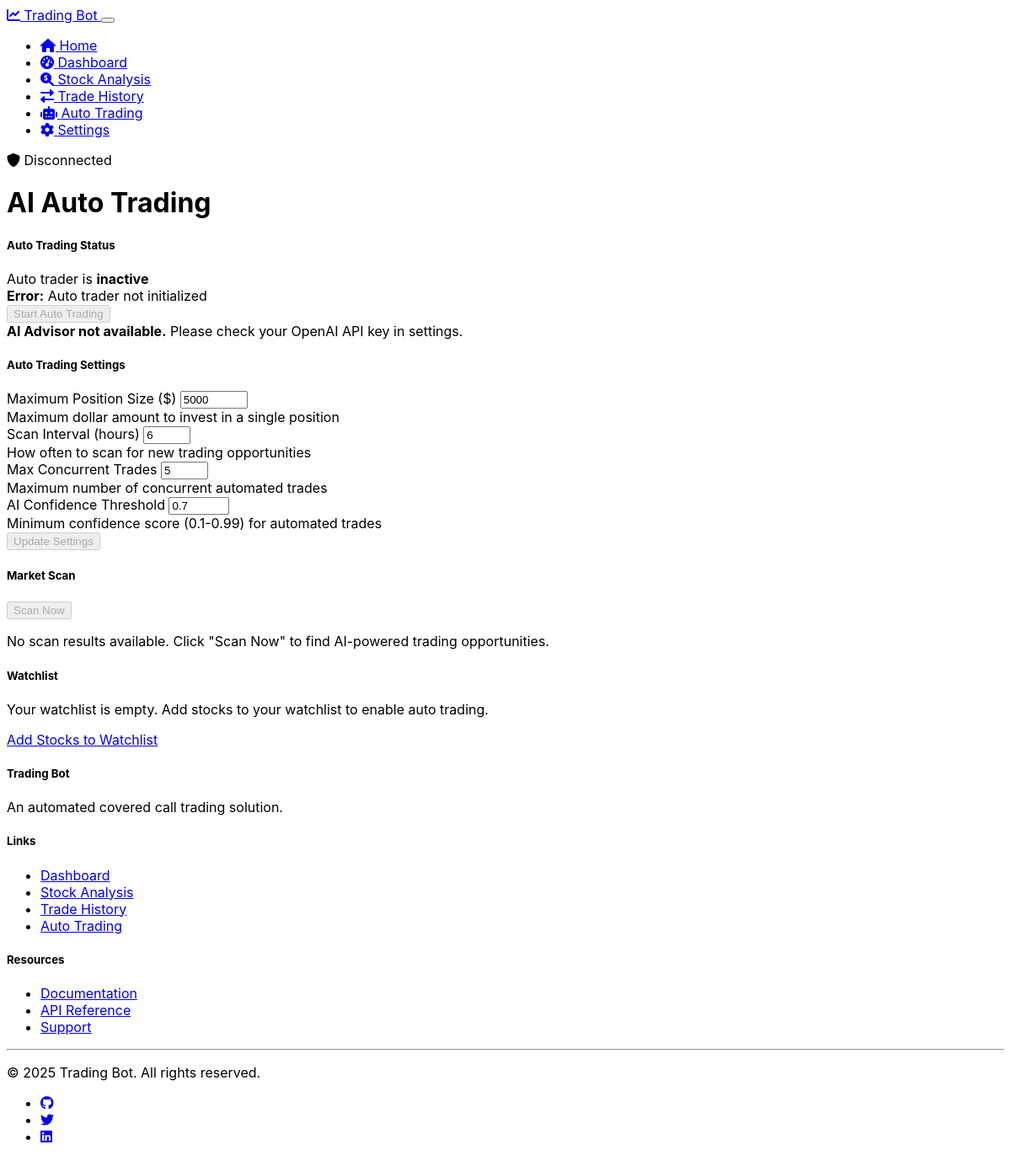
The page /auto-trading on the database as committed earlier.
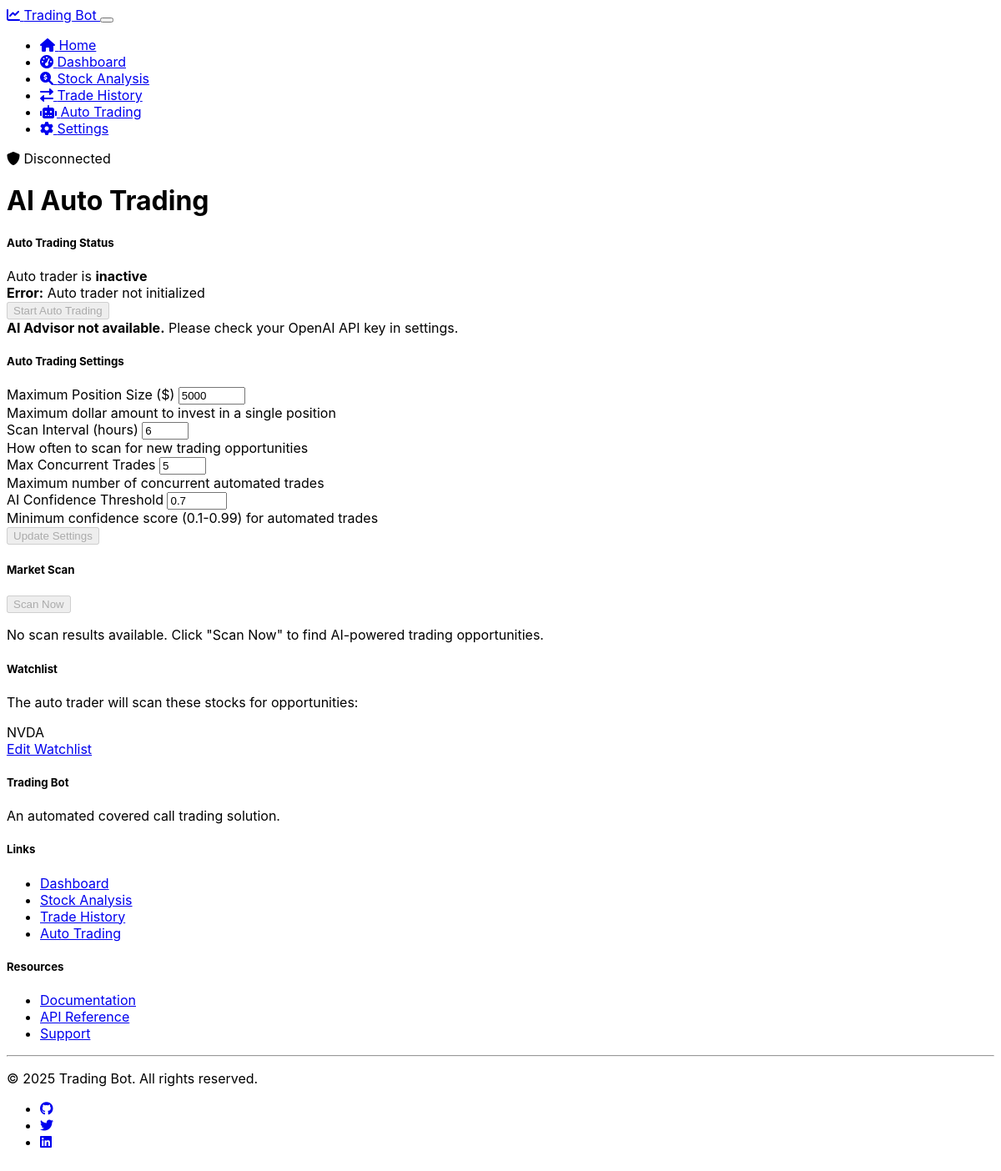
The same page on the database as committed later.
### models.py (models this page shows, shortened)
class WatchlistItem(db.Model):
    id = db.Column(db.Integer, primary_key=True)
    symbol = db.Column(db.String(10), nullable=False, unique=True)
    added_at = db.Column(db.DateTime, default=datetime.now)
    notes = db.Column(db.Text, nullable=True)

### app.py (the view)
@app.route('/auto-trading')
def auto_trading():
    status = {}
    ai_status = {}
    scan_results = []
    watchlist = []
    try:
        watchlist = WatchlistItem.query.all()
        if auto_trader:
            status = auto_trader.get_status()
            if ai_advisor:
                ai_status = {
                    'is_available': ai_advisor.is_available(),
                    'api_key_set': bool(ai_advisor.api_key)
                }
        else:
            status = {
                'is_enabled': False,
                'error': 'Auto trader not initialized'
            }
            ai_status = {
                'is_available': ai_advisor.is_available() if ai_advisor else False,
                'api_key_set': bool(ai_advisor.api_key) if ai_advisor else False
            }
    except Exception as e:
        logger.error(f"Error getting auto trading status: {str(e)}")
        flash(f"Error getting auto trading status: {str(e)}", 'danger')
    return render_template(
        'auto_trading.html',
        status=status,
        ai_status=ai_status,
        scan_results=scan_results,
        watchlist=watchlist
    )

### templates/auto_trading.html (shortened to what this page needs)
{% extends 'layout.html' %}
{% block content %}
<div class="container">
    <h1 class="mb-4">AI Auto Trading</h1>
    <div class="row">
        <div class="col-md-6">
            <div class="card mb-4">
                <div class="card-header">
                    <h5 class="card-title mb-0">Auto Trading Status</h5>
                </div>
                <div class="card-body">
                    {% if status and status.get('is_enabled') %}
                        <div class="alert alert-success" role="alert">
                            <i class="bi bi-robot"></i> Auto trader is <strong>active</strong>
                        </div>
                        <p>
                            <strong>Running since:</strong> {{ status.get('running_since', 'Unknown') }}<br>
                            <strong>Next scan:</strong> {{ status.get('next_scan_time', 'Not scheduled') }}<br>
                            <strong>Trades executed:</strong> {{ status.get('trades_executed', 0) }}
                        </p>
                        <form action="{{ url_for('stop_auto_trading') }}" method="post">
                            <button type="submit" class="btn btn-danger">
                                <i class="bi bi-stop-circle"></i> Stop Auto Trading
                            </button>
                        </form>
                    {% else %}
                        <div class="alert alert-secondary" role="alert">
                             Auto trader is <strong>inactive</strong>
                        </div>
                        {% if status.get('error') %}
                            <div class="alert alert-warning" role="alert">
                                <strong>Error:</strong> {{ status.get('error') }}
                            </div>
                        {% endif %}
                        <form action="{{ url_for('start_auto_trading') }}" method="post">
                            <button type="submit" class="btn btn-primary" {% if not ai_status.get('is_available') %}disabled{% endif %}>
                                 Start Auto Trading
                            </button>
                        </form>
                        {% if not ai_status.get('is_available') %}
                            <div class="alert alert-warning mt-3" role="alert">
                                <strong>AI Advisor not available.</strong> Please check your OpenAI API key in settings.
                            </div>
                        {% endif %}
                    {% endif %}
                </div>
            </div>
            <div class="card mb-4">
                <div class="card-header">
                    <h5 class="card-title mb-0">Auto Trading Settings</h5>
                </div>
                <div class="card-body">
                    <form action="{{ url_for('update_auto_trading_settings') }}" method="post">
                        <div class="mb-3">
                            <label for="max_position_size" class="form-label">Maximum Position Size ($)</label>
                            <input type="number" class="form-control" id="max_position_size" name="max_position_size"
                                   value="{{ status.get('settings', {}).get('max_position_size', 5000) }}"
                                   min="100" max="50000" step="100">
                            <div class="form-text">Maximum dollar amount to invest in a single position</div>
                        </div>
                        <div class="mb-3">
                            <label for="scan_interval_hours" class="form-label">Scan Interval (hours)</label>
                            <input type="number" class="form-control" id="scan_interval_hours" name="scan_interval_hours"
                                   value="{{ status.get('settings', {}).get('scan_interval_hours', 6) }}"
                                   min="1" max="24" step="1">
                            <div class="form-text">How often to scan for new trading opportunities</div>
                        </div>
                        <div class="mb-3">
                            <label for="max_concurrent_trades" class="form-label">Max Concurrent Trades</label>
                            <input type="number" class="form-control" id="max_concurrent_trades" name="max_concurrent_trades"
                                   value="{{ status.get('settings', {}).get('max_concurrent_trades', 5) }}"
                                   min="1" max="20" step="1">
                            <div class="form-text">Maximum number of concurrent automated trades</div>
                        </div>
                        <div class="mb-3">
                            <label for="confidence_threshold" class="form-label">AI Confidence Threshold</label>
                            <input type="number" class="form-control" id="confidence_threshold" name="confidence_threshold"
                                   value="{{ status.get('settings', {}).get('confidence_threshold', 0.7) }}"
                                   min="0.1" max="0.99" step="0.05">
                            <div class="form-text">Minimum confidence score (0.1-0.99) for automated trades</div>
                        </div>
                        <button type="submit" class="btn btn-primary" {% if not ai_status.get('is_available') %}disabled{% endif %}>
                             Update Settings
                        </button>
                    </form>
                </div>
            </div>
        </div>
        <div class="col-md-6">
            <div class="card mb-4">
                <div class="card-header d-flex justify-content-between align-items-center">
                    <h5 class="card-title mb-0">Market Scan</h5>
                    <form action="{{ url_for('scan_for_opportunities') }}" method="post" class="d-inline">
                        <button type="submit" class="btn btn-sm btn-primary" {% if not ai_status.get('is_available') %}disabled{% endif %}>
                             Scan Now
                        </button>
                    </form>
                </div>
                <div class="card-body">
                    {% if session.get('scan_results') %}
                        <div class="alert alert-info">
                            <strong>Last scan:</strong> Found {{ session.get('scan_results')|length }} opportunities
                        </div>
                        <div class="table-responsive">
                            <table class="table table-sm table-hover">
                                <thead>
                                    <tr>
                                        <th>Symbol</th>
                                        <th>Strategy</th>
                                        <th>AI Score</th>
                                        <th>Est. Return</th>
                                    </tr>
                                </thead>
                                <tbody>
                                    {% for opportunity in session.get('scan_results') %}
                                    <tr>
                                        <td>{{ opportunity.symbol }}</td>
                                        <td>{{ opportunity.strategy }}</td>
                                        <td>
                                            <div class="progress" style="height: 6px;">
                                                <div class="progress-bar" role="progressbar" style="width: {{ (opportunity.confidence * 100)|int }}%;"
                                                     aria-valuenow="{{ (opportunity.confidence * 100)|int }}" aria-valuemin="0" aria-valuemax="100"></div>
                                            </div>
                                            {{ '%.1f'|format(opportunity.confidence * 100) }}%
                                        </td>
                                        <td>{{ opportunity.estimated_return }}%</td>
                                    </tr>
                                    {% endfor %}
                                </tbody>
                            </table>
                        </div>
                    {% else %}
                        <p class="text-muted">
                            No scan results available. Click "Scan Now" to find AI-powered trading opportunities.
                        </p>
                    {% endif %}
                </div>
            </div>
            <div class="card">
                <div class="card-header">
                    <h5 class="card-title mb-0">Watchlist</h5>
                </div>
                <div class="card-body">
                    {% if watchlist %}
                        <p class="text-muted mb-2">The auto trader will scan these stocks for opportunities:</p>
                        <div class="d-flex flex-wrap mb-3 gap-2">
                            {% for item in watchlist %}
                                <span class="badge bg-primary">{{ item.symbol }}</span>
                            {% endfor %}
                        </div>
                        <a href="{{ url_for('analysis') }}" class="btn btn-sm btn-outline-primary">
                             Edit Watchlist
                        </a>
                    {% else %}
                        <p class="text-muted">
                            Your watchlist is empty. Add stocks to your watchlist to enable auto trading.
                        </p>
                        <a href="{{ url_for('analysis') }}" class="btn btn-sm btn-primary">
                             Add Stocks to Watchlist
                        </a>
                    {% endif %}
                </div>
            </div>
        </div>
    </div>
</div>
{% endblock %}

Rows that differ between the two databases and show on the page:
added WatchlistItem: symbol "NVDA"
Other text that changed with them:
text no longer shown: "Your watchlist is empty. Add stocks to your watchlist to enable auto trading. Add Stocks to Watchlist"
text now shown: "The auto trader will scan these stocks for opportunities: Edit Watchlist"
